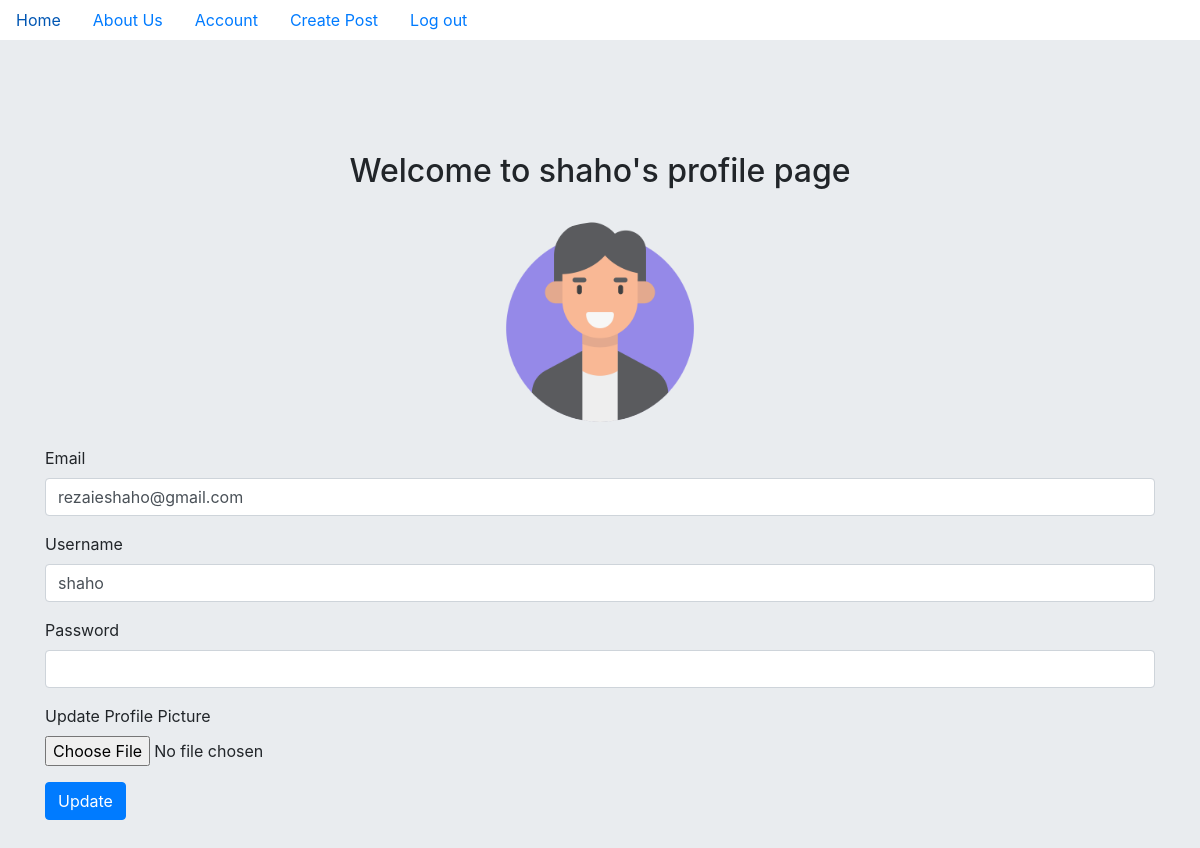
/account (signed in), run on the app's committed database.
### puppycompanyblog/models.py (models this page shows, shortened)
class User(db.Model,UserMixin):
    __tablename__ = 'users'
    id = db.Column(db.Integer, primary_key=True)
    email = db.Column(db.String(64) , unique = True , index = True)
    username = db.Column(db.String(64) , unique = True, index = True)
    password = db.Column(db.String(128))
    profile_image = db.Column(db.String(255) , nullable = False , default = 'default.jpg')
    posts = db.relationship('BlogPosts', backref = 'author', lazy = True)

### puppycompanyblog/users/views.py (the view)
@users.route('/account',  methods=['GET', 'POST'])
@login_required
def account():
    form = UpdateUserForm()
    if form.validate_on_submit():
        if form.picture.data :
            username = current_user.username
            pic = add_profile_pic(form.picture.data,username)
            print(pic)
            current_user.profile_image = pic
        current_user.username = form.username.data
        current_user.email = form.email.data
        current_user.password = form.password.data
        db.session.commit()
        flash('User Account Updated')
        return redirect(url_for('users.account'))
    elif request.method == 'GET':
        form.username.data = current_user.username
        form.email.data = current_user.email
    profile_pic = url_for('static', filename='profile_pics/' + current_user.profile_image)
    return render_template('account.html', form = form , profile_pic = profile_pic)

### puppycompanyblog/users/forms.py (shortened to what this page needs)
class UpdateUserForm(FlaskForm):
    email = StringField('Email',validators=[DataRequired(), Email()])
    username = StringField('Username', validators=[DataRequired()])
    password = PasswordField('Password', validators=[Optional()])
    picture = FileField('Update Profile Picture' , validators= [ FileAllowed(['jpg','png','jpeg'],message="only accept file with '.jpg','.png' and 'jpeg' extensions")])
    submit = SubmitField('Update')

### puppycompanyblog/models.py (called while the page is built)
@login_manager.user_loader
def load_user(user_id):
    return User.query.get(user_id)

### puppycompanyblog/templates/account.html
{% extends 'base.html' %} {% block content %}
<div class="h-100 d-flex align-items-center justify-content-center">
  <div class="container mt-5 center">
    <div class="text-center">
      <h2>Welcome to {{current_user.username}}'s profile page</h2>
      <br />
    </div>
    <img
      src="{{url_for('static', filename='profile_pics/' + current_user.profile_image)}}"
      class="rounded-circle mx-auto d-block"
      alt=" {{current_user.username}}'s Profile Picture"
      width="200"
    />
    <br />
  </div>
</div>
<form method="POST" action="" enctype="multipart/form-data">
  <div class="form-group">
    {{form.hidden_tag()}} {{form.email.label}}{{form.email(class="form-control"
    , id="exampleInputEmail1" )}}
  </div>
  <div class="form-group">
    {{form.username.label}}{{form.username(class="form-control" )}}
  </div>
  <div class="form-group">
    {{form.password.label}}{{form.password(class="form-control" ,
    id="exampleInputPassword1" )}}
  </div>
  <div class="form-group">
    {{form.picture.label}}{{form.picture(class="form-control-file" ,
    id="exampleFormControlFile1" )}}
  </div>
  {{form.submit(class="btn btn-primary")}}
</form>
{% endblock %}

### data on the page
User: username "shaho", profile_image (placeholder picture), email "rezaieshaho@gmail.com"
